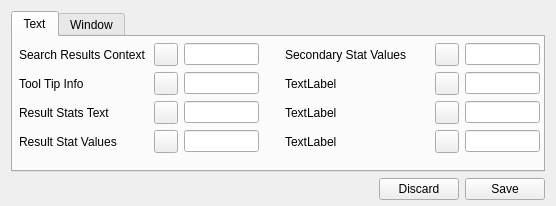
<?xml version="1.0" encoding="UTF-8"?>
<ui version="4.0">
 <class>Theme</class>
 <widget class="QWidget" name="Theme">
  <property name="windowModality">
   <enum>Qt::NonModal</enum>
  </property>
  <property name="geometry">
   <rect>
    <x>0</x>
    <y>0</y>
    <width>556</width>
    <height>206</height>
   </rect>
  </property>
  <property name="sizePolicy">
   <sizepolicy hsizetype="Preferred" vsizetype="Preferred">
    <horstretch>0</horstretch>
    <verstretch>0</verstretch>
   </sizepolicy>
  </property>
  <property name="minimumSize">
   <size>
    <width>100</width>
    <height>0</height>
   </size>
  </property>
  <property name="baseSize">
   <size>
    <width>0</width>
    <height>0</height>
   </size>
  </property>
  <property name="windowTitle">
   <string>Form</string>
  </property>
  <property name="styleSheet">
   <string notr="true"/>
  </property>
  <layout class="QGridLayout" name="gridLayout">
   <property name="bottomMargin">
    <number>6</number>
   </property>
   <property name="spacing">
    <number>6</number>
   </property>
   <item row="2" column="0">
    <layout class="QVBoxLayout" name="r2">
     <item>
      <layout class="QHBoxLayout" name="horizontalLayout_2">
       <item>
        <spacer name="horizontalSpacer_5">
         <property name="orientation">
          <enum>Qt::Horizontal</enum>
         </property>
         <property name="sizeHint" stdset="0">
          <size>
           <width>40</width>
           <height>20</height>
          </size>
         </property>
        </spacer>
       </item>
       <item>
        <widget class="QPushButton" name="discardtheme">
         <property name="text">
          <string>Discard</string>
         </property>
        </widget>
       </item>
       <item>
        <widget class="QPushButton" name="savetheme">
         <property name="text">
          <string>Save</string>
         </property>
        </widget>
       </item>
      </layout>
     </item>
    </layout>
   </item>
   <item row="0" column="0">
    <layout class="QVBoxLayout" name="verticalLayout">
     <item>
      <widget class="QTabWidget" name="tabWidget">
       <property name="currentIndex">
        <number>0</number>
       </property>
       <widget class="QWidget" name="tab">
        <attribute name="title">
         <string>Text</string>
        </attribute>
        <widget class="QWidget" name="layoutWidget">
         <property name="geometry">
          <rect>
           <x>0</x>
           <y>0</y>
           <width>533</width>
           <height>164</height>
          </rect>
         </property>
         <layout class="QHBoxLayout" name="r1">
          <property name="leftMargin">
           <number>6</number>
          </property>
          <property name="topMargin">
           <number>6</number>
          </property>
          <property name="rightMargin">
           <number>6</number>
          </property>
          <item>
           <layout class="QVBoxLayout" name="c1">
            <item>
             <layout class="QHBoxLayout" name="h4_c1">
              <item>
               <widget class="QLabel" name="text2_lbl">
                <property name="text">
                 <string>Search Results Context</string>
                </property>
               </widget>
              </item>
              <item>
               <spacer name="horizontalSpacer_4">
                <property name="orientation">
                 <enum>Qt::Horizontal</enum>
                </property>
                <property name="sizeHint" stdset="0">
                 <size>
                  <width>40</width>
                  <height>20</height>
                 </size>
                </property>
               </spacer>
              </item>
              <item>
               <widget class="QToolButton" name="text2_btn">
                <property name="text">
                 <string/>
                </property>
               </widget>
              </item>
              <item>
               <widget class="QLineEdit" name="text2">
                <property name="sizePolicy">
                 <sizepolicy hsizetype="Fixed" vsizetype="Fixed">
                  <horstretch>0</horstretch>
                  <verstretch>0</verstretch>
                 </sizepolicy>
                </property>
                <property name="minimumSize">
                 <size>
                  <width>75</width>
                  <height>0</height>
                 </size>
                </property>
                <property name="maximumSize">
                 <size>
                  <width>75</width>
                  <height>16777215</height>
                 </size>
                </property>
                <property name="baseSize">
                 <size>
                  <width>75</width>
                  <height>0</height>
                 </size>
                </property>
                <property name="readOnly">
                 <bool>true</bool>
                </property>
               </widget>
              </item>
              <item>
               <spacer name="horizontalSpacer_11">
                <property name="orientation">
                 <enum>Qt::Horizontal</enum>
                </property>
                <property name="sizeType">
                 <enum>QSizePolicy::Fixed</enum>
                </property>
                <property name="sizeHint" stdset="0">
                 <size>
                  <width>20</width>
                  <height>20</height>
                 </size>
                </property>
               </spacer>
              </item>
             </layout>
            </item>
            <item>
             <layout class="QHBoxLayout" name="h1_c2">
              <item>
               <widget class="QLabel" name="tooltip_lbl">
                <property name="text">
                 <string>Tool Tip Info</string>
                </property>
               </widget>
              </item>
              <item>
               <widget class="QToolButton" name="tooltip_btn">
                <property name="text">
                 <string/>
                </property>
               </widget>
              </item>
              <item>
               <widget class="QLineEdit" name="tooltip">
                <property name="sizePolicy">
                 <sizepolicy hsizetype="Fixed" vsizetype="Fixed">
                  <horstretch>0</horstretch>
                  <verstretch>0</verstretch>
                 </sizepolicy>
                </property>
                <property name="minimumSize">
                 <size>
                  <width>75</width>
                  <height>0</height>
                 </size>
                </property>
                <property name="maximumSize">
                 <size>
                  <width>75</width>
                  <height>16777215</height>
                 </size>
                </property>
                <property name="readOnly">
                 <bool>true</bool>
                </property>
               </widget>
              </item>
              <item>
               <spacer name="horizontalSpacer_6">
                <property name="orientation">
                 <enum>Qt::Horizontal</enum>
                </property>
                <property name="sizeType">
                 <enum>QSizePolicy::Fixed</enum>
                </property>
                <property name="sizeHint" stdset="0">
                 <size>
                  <width>20</width>
                  <height>20</height>
                 </size>
                </property>
               </spacer>
              </item>
             </layout>
            </item>
            <item>
             <layout class="QHBoxLayout" name="h3_c1">
              <item>
               <widget class="QLabel" name="text1_lbl">
                <property name="text">
                 <string>Result Stats Text</string>
                </property>
               </widget>
              </item>
              <item>
               <spacer name="horizontalSpacer_3">
                <property name="orientation">
                 <enum>Qt::Horizontal</enum>
                </property>
                <property name="sizeHint" stdset="0">
                 <size>
                  <width>40</width>
                  <height>20</height>
                 </size>
                </property>
               </spacer>
              </item>
              <item>
               <widget class="QToolButton" name="text1_btn">
                <property name="text">
                 <string/>
                </property>
               </widget>
              </item>
              <item>
               <widget class="QLineEdit" name="text1">
                <property name="sizePolicy">
                 <sizepolicy hsizetype="Fixed" vsizetype="Fixed">
                  <horstretch>0</horstretch>
                  <verstretch>0</verstretch>
                 </sizepolicy>
                </property>
                <property name="minimumSize">
                 <size>
                  <width>75</width>
                  <height>0</height>
                 </size>
                </property>
                <property name="maximumSize">
                 <size>
                  <width>75</width>
                  <height>16777215</height>
                 </size>
                </property>
                <property name="baseSize">
                 <size>
                  <width>75</width>
                  <height>0</height>
                 </size>
                </property>
                <property name="readOnly">
                 <bool>true</bool>
                </property>
               </widget>
              </item>
              <item>
               <spacer name="horizontalSpacer_10">
                <property name="orientation">
                 <enum>Qt::Horizontal</enum>
                </property>
                <property name="sizeType">
                 <enum>QSizePolicy::Fixed</enum>
                </property>
                <property name="sizeHint" stdset="0">
                 <size>
                  <width>20</width>
                  <height>20</height>
                 </size>
                </property>
               </spacer>
              </item>
             </layout>
            </item>
            <item>
             <layout class="QHBoxLayout" name="h2_c1">
              <item>
               <widget class="QLabel" name="stats1_lbl">
                <property name="text">
                 <string>Result Stat Values</string>
                </property>
               </widget>
              </item>
              <item>
               <spacer name="horizontalSpacer_2">
                <property name="orientation">
                 <enum>Qt::Horizontal</enum>
                </property>
                <property name="sizeHint" stdset="0">
                 <size>
                  <width>40</width>
                  <height>20</height>
                 </size>
                </property>
               </spacer>
              </item>
              <item>
               <widget class="QToolButton" name="stats1_btn">
                <property name="text">
                 <string/>
                </property>
               </widget>
              </item>
              <item>
               <widget class="QLineEdit" name="stats1">
                <property name="sizePolicy">
                 <sizepolicy hsizetype="Fixed" vsizetype="Fixed">
                  <horstretch>0</horstretch>
                  <verstretch>0</verstretch>
                 </sizepolicy>
                </property>
                <property name="minimumSize">
                 <size>
                  <width>75</width>
                  <height>0</height>
                 </size>
                </property>
                <property name="maximumSize">
                 <size>
                  <width>75</width>
                  <height>16777215</height>
                 </size>
                </property>
                <property name="baseSize">
                 <size>
                  <width>75</width>
                  <height>0</height>
                 </size>
                </property>
                <property name="readOnly">
                 <bool>true</bool>
                </property>
               </widget>
              </item>
              <item>
               <spacer name="horizontalSpacer_12">
                <property name="orientation">
                 <enum>Qt::Horizontal</enum>
                </property>
                <property name="sizeType">
                 <enum>QSizePolicy::Fixed</enum>
                </property>
                <property name="sizeHint" stdset="0">
                 <size>
                  <width>20</width>
                  <height>20</height>
                 </size>
                </property>
               </spacer>
              </item>
             </layout>
            </item>
            <item>
             <spacer name="verticalSpacer_2">
              <property name="orientation">
               <enum>Qt::Vertical</enum>
              </property>
              <property name="sizeHint" stdset="0">
               <size>
                <width>20</width>
                <height>40</height>
               </size>
              </property>
             </spacer>
            </item>
           </layout>
          </item>
          <item>
           <layout class="QVBoxLayout" name="c2">
            <item>
             <layout class="QHBoxLayout" name="h1_c1">
              <item>
               <widget class="QLabel" name="stats2_lbl">
                <property name="text">
                 <string>Secondary Stat Values</string>
                </property>
               </widget>
              </item>
              <item>
               <spacer name="horizontalSpacer">
                <property name="orientation">
                 <enum>Qt::Horizontal</enum>
                </property>
                <property name="sizeHint" stdset="0">
                 <size>
                  <width>40</width>
                  <height>20</height>
                 </size>
                </property>
               </spacer>
              </item>
              <item>
               <spacer name="horizontalSpacer_13">
                <property name="orientation">
                 <enum>Qt::Horizontal</enum>
                </property>
                <property name="sizeType">
                 <enum>QSizePolicy::Fixed</enum>
                </property>
                <property name="sizeHint" stdset="0">
                 <size>
                  <width>20</width>
                  <height>20</height>
                 </size>
                </property>
               </spacer>
              </item>
              <item>
               <widget class="QToolButton" name="stats2_btn">
                <property name="text">
                 <string/>
                </property>
               </widget>
              </item>
              <item>
               <widget class="QLineEdit" name="stats2">
                <property name="sizePolicy">
                 <sizepolicy hsizetype="Fixed" vsizetype="Fixed">
                  <horstretch>0</horstretch>
                  <verstretch>0</verstretch>
                 </sizepolicy>
                </property>
                <property name="minimumSize">
                 <size>
                  <width>75</width>
                  <height>0</height>
                 </size>
                </property>
                <property name="maximumSize">
                 <size>
                  <width>75</width>
                  <height>16777215</height>
                 </size>
                </property>
                <property name="baseSize">
                 <size>
                  <width>75</width>
                  <height>0</height>
                 </size>
                </property>
                <property name="readOnly">
                 <bool>true</bool>
                </property>
               </widget>
              </item>
             </layout>
            </item>
            <item>
             <layout class="QHBoxLayout" name="h2_c2">
              <item>
               <widget class="QLabel" name="label_7">
                <property name="enabled">
                 <bool>true</bool>
                </property>
                <property name="text">
                 <string>TextLabel</string>
                </property>
               </widget>
              </item>
              <item>
               <spacer name="horizontalSpacer_7">
                <property name="orientation">
                 <enum>Qt::Horizontal</enum>
                </property>
                <property name="sizeHint" stdset="0">
                 <size>
                  <width>40</width>
                  <height>20</height>
                 </size>
                </property>
               </spacer>
              </item>
              <item>
               <widget class="QToolButton" name="toolButton_6">
                <property name="text">
                 <string/>
                </property>
               </widget>
              </item>
              <item>
               <widget class="QLineEdit" name="lineEdit_3">
                <property name="sizePolicy">
                 <sizepolicy hsizetype="Fixed" vsizetype="Fixed">
                  <horstretch>0</horstretch>
                  <verstretch>0</verstretch>
                 </sizepolicy>
                </property>
                <property name="minimumSize">
                 <size>
                  <width>75</width>
                  <height>0</height>
                 </size>
                </property>
                <property name="maximumSize">
                 <size>
                  <width>75</width>
                  <height>16777215</height>
                 </size>
                </property>
                <property name="readOnly">
                 <bool>true</bool>
                </property>
               </widget>
              </item>
             </layout>
            </item>
            <item>
             <layout class="QHBoxLayout" name="h3_c2">
              <item>
               <widget class="QLabel" name="label_6">
                <property name="text">
                 <string>TextLabel</string>
                </property>
               </widget>
              </item>
              <item>
               <spacer name="horizontalSpacer_8">
                <property name="orientation">
                 <enum>Qt::Horizontal</enum>
                </property>
                <property name="sizeHint" stdset="0">
                 <size>
                  <width>40</width>
                  <height>20</height>
                 </size>
                </property>
               </spacer>
              </item>
              <item>
               <widget class="QToolButton" name="toolButton_7">
                <property name="text">
                 <string/>
                </property>
               </widget>
              </item>
              <item>
               <widget class="QLineEdit" name="lineEdit_4">
                <property name="sizePolicy">
                 <sizepolicy hsizetype="Fixed" vsizetype="Fixed">
                  <horstretch>0</horstretch>
                  <verstretch>0</verstretch>
                 </sizepolicy>
                </property>
                <property name="minimumSize">
                 <size>
                  <width>75</width>
                  <height>0</height>
                 </size>
                </property>
                <property name="maximumSize">
                 <size>
                  <width>75</width>
                  <height>16777215</height>
                 </size>
                </property>
                <property name="readOnly">
                 <bool>true</bool>
                </property>
               </widget>
              </item>
             </layout>
            </item>
            <item>
             <layout class="QHBoxLayout" name="h4_c2">
              <item>
               <widget class="QLabel" name="label_5">
                <property name="text">
                 <string>TextLabel</string>
                </property>
               </widget>
              </item>
              <item>
               <spacer name="horizontalSpacer_9">
                <property name="orientation">
                 <enum>Qt::Horizontal</enum>
                </property>
                <property name="sizeHint" stdset="0">
                 <size>
                  <width>40</width>
                  <height>20</height>
                 </size>
                </property>
               </spacer>
              </item>
              <item>
               <widget class="QToolButton" name="toolButton_8">
                <property name="text">
                 <string/>
                </property>
               </widget>
              </item>
              <item>
               <widget class="QLineEdit" name="lineEdit">
                <property name="sizePolicy">
                 <sizepolicy hsizetype="Fixed" vsizetype="Fixed">
                  <horstretch>0</horstretch>
                  <verstretch>0</verstretch>
                 </sizepolicy>
                </property>
                <property name="minimumSize">
                 <size>
                  <width>75</width>
                  <height>0</height>
                 </size>
                </property>
                <property name="maximumSize">
                 <size>
                  <width>75</width>
                  <height>16777215</height>
                 </size>
                </property>
                <property name="readOnly">
                 <bool>true</bool>
                </property>
               </widget>
              </item>
             </layout>
            </item>
            <item>
             <spacer name="verticalSpacer">
              <property name="orientation">
               <enum>Qt::Vertical</enum>
              </property>
              <property name="sizeHint" stdset="0">
               <size>
                <width>20</width>
                <height>40</height>
               </size>
              </property>
             </spacer>
            </item>
           </layout>
          </item>
         </layout>
        </widget>
       </widget>
       <widget class="QWidget" name="tab_2">
        <attribute name="title">
         <string>Window</string>
        </attribute>
       </widget>
      </widget>
     </item>
    </layout>
   </item>
  </layout>
 </widget>
 <resources/>
 <connections/>
</ui>
